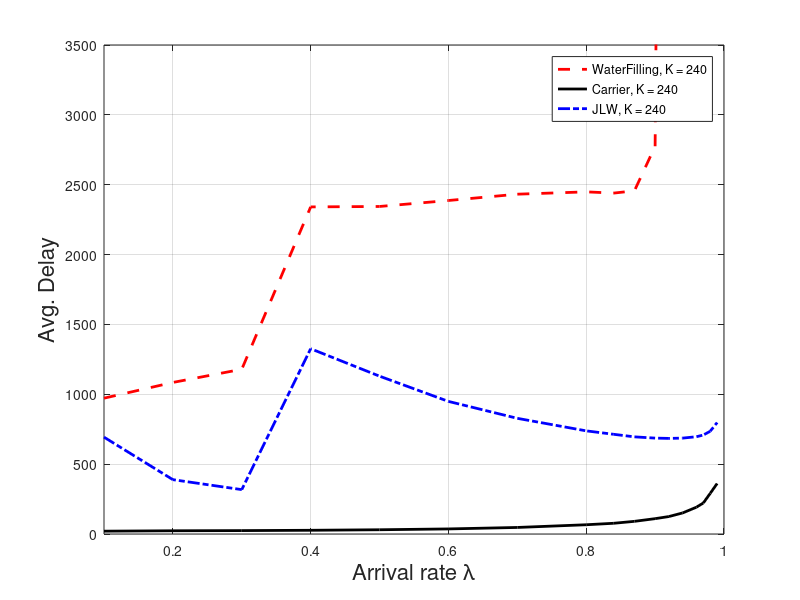

MATLAB code to generate this figure:
%% IN THIS SCRIPT
%% WE HAVE POWER WEIGHT EQUAL TO 240
%% LARGE RIGHT?

WF=[0.1	  917.126611	    2.553167	 972.1025803
0.2	  979.967528	    5.121997	 1084.784027
0.3	 1069.281798	     5.93654	 1179.118379
0.4	 3289.462498	     8.07187	 2341.172769
 0.5	 3347.847448	   11.626775	 2344.270425
 0.6	  3367.83403	    14.01601	 2387.030653
 0.7	 3391.073171	    15.35616	 2432.256693
 0.8	 3435.337722	    15.89564	 2448.837167
0.84	 3478.844263	    15.95966	 2440.093489
0.87	  3566.72831	    15.98142	 2456.443669
 0.9	  4403.56287	   15.991825	 2775.292764
 0.92	 29787.54276	   15.992685	  14502.4483
0.94	  60150.9963	   15.992295	  27871.8898
0.96	 93143.26455	   15.991995	 41016.46205
0.97	  107837.965	   15.992385	 46861.44307
0.98	 123652.0799	   15.991645	  52312.9177];

JLW=[ 0.1	  943.499123	    2.597237	 693.2398983
 0.2	  1009.36813	    5.226872	 388.9200941
 0.3	 1103.301191	    5.962385	 317.6386737
 0.4	 3214.848875	     6.98851	  1326.03219
 0.5	 3376.918381	   11.226685	 1129.624526
 0.6	 3402.704905	   13.953085	  949.036982
 0.7	 3426.049601	   15.391035	 827.9236244
 0.8	 3461.951763	    15.88955	 738.2365823
0.84	  3482.38625	   15.943175	 713.5243196
0.87	 3511.350415	   15.975605	 695.3266054
 0.9	 3542.545662	    15.98335	 686.3720726
0.92	 3575.679025	    15.98912	 684.2516993
0.94	 3612.102977	    15.99046	  686.330956
0.96	 3692.573456	    15.98933	 696.2924623
0.97	 3741.987333	    15.99188	 708.3844568
0.98	 3831.718976	    15.99043	 735.4910291
0.99	 4045.214184	    15.99043	  797.756189];

CA=[ 0.1	   11.044816	    5.768552	 20.30925958
 0.2	   26.412935	   10.239022	 23.12439628
 0.3	   36.201361	   13.074054	 24.35065264
 0.4	   45.248691	   14.784443	 26.67259661
 0.5	   54.949609	   15.596061	 30.41959037
 0.6	   68.336641	   15.892614	 36.35780533
 0.7	   90.118316	    15.98023	 46.86992821
 0.8	   130.66228	   15.997987	 66.23075815
0.84	  152.893419	   15.999502	 76.80812787
0.87	  181.134332	   15.999724	 90.63542932
 0.9	  221.469282	   15.999898	 109.8238085
0.92	  253.633047	   15.999926	  124.965873
0.94	  306.992806	   15.999946	 150.8550961
0.96	  392.036037	   15.999948	 191.8705657
0.97	  453.825046	   15.999948	 222.1606669
0.98	  594.607836	   15.999948	 290.8041803
0.99	  740.843895	   15.999948	  361.376835];

if(1)%% Delay
    figure(1)
    hold on
    plot(WF(:,1),(WF(:,4)),'r--','MarkerSize',10,'LineWidth',2);
    plot(CA(:,1),(CA(:,4)),'k','MarkerSize',10,'LineWidth',2);
    plot(JLW(:,1),(JLW(:,4)),'b-.','MarkerSize',10,'LineWidth',2);
    xlabel('Arrival rate \lambda','FontSize',16)
    ylabel('Avg. Delay','FontSize',16)
    grid on
    box on
    legend('WaterFilling, K = 240','Carrier, K = 240','JLW, K = 240')
    axis([0.1 1 0 3500])
elseif(0) %% Power
    figure(1)
    hold on
    plot(WF(:,1),(WF(:,3)),'r--','MarkerSize',10,'LineWidth',2);
    plot(CA(:,1),(CA(:,3)),'k','MarkerSize',10,'LineWidth',2);
    plot(JLW(:,1),(JLW(:,3)),'b-.','MarkerSize',10,'LineWidth',2);
    xlabel('Arrival rate \lambda','FontSize',16)
    ylabel('Avg. Power','FontSize',16)
    grid on
    box on
    legend('WaterFilling, K = 240','Carrier, K = 240','JLW, K = 240')
else   %% Workload
    figure(1)
    hold on
    plot(WF(:,1),(WF(:,2)),'r--','MarkerSize',10,'LineWidth',2);
    plot(CA(:,1),(CA(:,2)),'k','MarkerSize',10,'LineWidth',2);
    plot(JLW(:,1),(JLW(:,2)),'b-.','MarkerSize',10,'LineWidth',2);
    xlabel('Arrival rate \lambda','FontSize',16)
    ylabel('Avg. Workload','FontSize',16)
    grid on
    box on
    legend('WaterFilling, K = 240','Carrier, K = 240','JLW, K = 240')
    axis([0.1 1 0 4000])
end